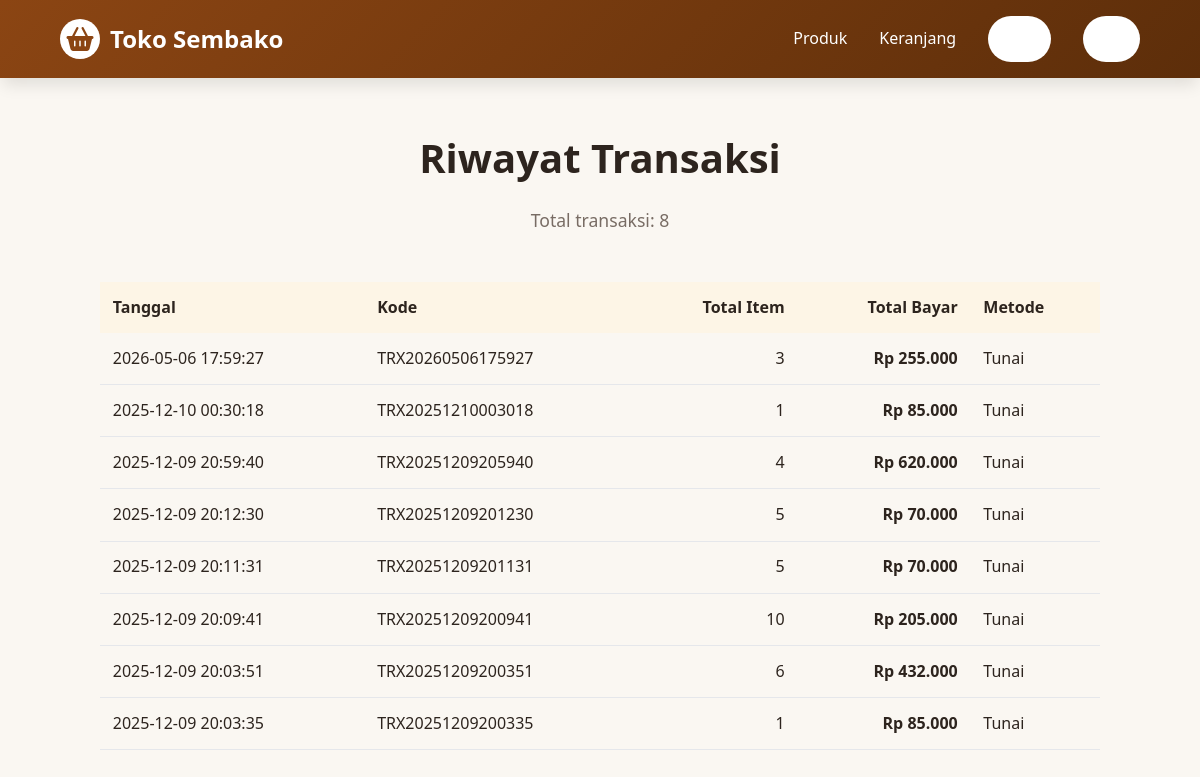
Screenshot of /customer/orders.php (signed in) with the database file from the repository.
### tables this page shows
CREATE TABLE `transaksi_penjualan` (
  `id_transaksi` int(11) NOT NULL,
  `kode_transaksi` varchar(30) NOT NULL,
  `tanggal` date NOT NULL,
  `waktu` time NOT NULL,
  `id_pelanggan` int(11) DEFAULT NULL,
  `id_user` int(11) NOT NULL,
  `total_item` int(11) NOT NULL,
  `subtotal` decimal(15,2) NOT NULL,
  `diskon` decimal(15,2) DEFAULT 0.00,
  `pajak` decimal(15,2) DEFAULT 0.00,
  `total_bayar` decimal(15,2) NOT NULL,
  `tunai` decimal(15,2) NOT NULL,
  `kembalian` decimal(15,2) NOT NULL,
  `metode_bayar` enum('tunai','debit','kredit','transfer','qris') DEFAULT 'tunai',
  `status` enum('selesai','pending','batal') DEFAULT 'selesai',
  `keterangan` text DEFAULT NULL,
  `created_at` timestamp NOT NULL DEFAULT current_timestamp()
);

### config.php (called while the page is built, shortened)
<?php
function formatRupiah($angka) {
    return 'Rp ' . number_format($angka, 0, ',', '.');
}
?>

### customer/orders.php (the view, shortened to what this page needs)
<?php
require_once '../config.php';
$sql = "SELECT *
        FROM transaksi_penjualan
        ORDER BY tanggal DESC, waktu DESC";
$result = mysqli_query($conn, $sql);
$total_transaksi = mysqli_num_rows($result);
?>
<!DOCTYPE html>
<html lang="id">
<head>
    <link rel="stylesheet" href="../assets/css/style.css">
    <link rel="stylesheet" href="https://cdnjs.cloudflare.com/ajax/libs/font-awesome/6.4.0/css/all.min.css">
</head>
<body>
<header>
    <nav class="navbar">
        <a href="../index.php" class="logo">
            <div class="logo-icon"><i class="fas fa-shopping-basket"></i></div>
            <span>Toko Sembako</span>
        </a>
        <ul class="nav-menu">
            <li><a href="../products.php">Produk</a></li>
            <li><a href="cart.php">Keranjang</a></li>
            <li><a href="orders.php" class="btn-primary">Riwayat</a></li>
            <li><a href="../customer/logout.php" class="btn-primary">Logout</a></li>
        </ul>
    </nav>
</header>
<section class="products-section" style="min-height:60vh;">
    <h2 class="section-title">Riwayat Transaksi</h2>
    <p class="section-subtitle">
        Total transaksi: <?= $total_transaksi ?>
    </p>
    <div class="card" style="max-width:1000px;margin:0 auto;">
        <?php if ($total_transaksi === 0): ?>
            <p>Belum ada transaksi.</p>
            <a href="../products.php" class="btn-secondary">
                <i class="fas fa-shopping-cart"></i> Belanja Sekarang
            </a>
        <?php else: ?>
            <div style="overflow-x:auto;">
                <table style="width:100%;border-collapse:collapse;">
                    <thead>
                    <tr style="background:var(--light-brown);">
                        <th style="padding:.8rem;text-align:left;">Tanggal</th>
                        <th style="padding:.8rem;text-align:left;">Kode</th>
                        <th style="padding:.8rem;text-align:right;">Total Item</th>
                        <th style="padding:.8rem;text-align:right;">Total Bayar</th>
                        <th style="padding:.8rem;text-align:left;">Metode</th>
                    </tr>
                    </thead>
                    <tbody>
                    <?php while ($t = mysqli_fetch_assoc($result)): ?>
                        <tr>
                            <td style="padding:.8rem;border-bottom:1px solid #e5e7eb;">
                                <?= htmlspecialchars($t['tanggal'] . ' ' . $t['waktu']) ?>
                            </td>
                            <td style="padding:.8rem;border-bottom:1px solid #e5e7eb;">
                                <?= htmlspecialchars($t['kode_transaksi']) ?>
                            </td>
                            <td style="padding:.8rem;border-bottom:1px solid #e5e7eb;text-align:right;">
                                <?= (int)$t['total_item'] ?>
                            </td>
                            <td style="padding:.8rem;border-bottom:1px solid #e5e7eb;text-align:right;font-weight:600;">
                                <?= formatRupiah($t['total_bayar']) ?>
                            </td>
                            <td style="padding:.8rem;border-bottom:1px solid #e5e7eb;">
                                <?= htmlspecialchars(ucfirst($t['metode_bayar'])) ?>
                            </td>
                        </tr>
                    <?php endwhile; ?>
                    </tbody>
                </table>
            </div>
        <?php endif; ?>
    </div>
</section>
</body>
</html>

### assets/css/style.css (style rules this page uses)
:root { --primary-brown: #8b4513; --dark-brown: #5d2e0a; --light-brown: #fdf5e6; --accent-green: #d2b48c; --text-dark: #2d241e; --text-gray: #786c64; --bg-light: #faf7f2; --white: #ffffff; --shadow: 0 4px 6px -1px rgba(0, 0, 0, 0.1); --shadow-lg: 0 10px 15px -3px rgba(10, 7, 7, 0.1); }
* { margin: 0; padding: 0; box-sizing: border-box; }
body { font-family: 'Segoe UI', Tahoma, Geneva, Verdana, sans-serif; color: var(--text-dark); background-color: var(--bg-light); line-height: 1.6; overflow-x: hidden; }
header { background: linear-gradient(135deg, var(--primary-brown), var(--dark-brown)); box-shadow: var(--shadow-lg); position: sticky; top: 0; z-index: 1000; animation: fadeIn 0.5s ease-out; }
.navbar { display: flex; justify-content: space-between; align-items: center; padding: 1rem 5%; max-width: 1400px; margin: 0 auto; }
.logo { display: flex; align-items: center; gap: 10px; color: var(--white); text-decoration: none; font-size: 1.5rem; font-weight: bold; transition: transform 0.3s ease; }
.logo-icon { width: 40px; height: 40px; background: var(--white); border-radius: 50%; display: flex; align-items: center; justify-content: center; color: var(--primary-brown); font-size: 1.5rem; }
.nav-menu { display: flex; list-style: none; gap: 2rem; align-items: center; }
.nav-menu a { color: var(--white); text-decoration: none; font-weight: 500; transition: all 0.3s ease; position: relative; padding: 0.5rem 0; }
.nav-menu a::after { content: ''; position: absolute; bottom: 0; left: 0; width: 0; height: 2px; background: var(--white); transition: width 0.3s ease; }
.btn-primary { background: var(--white); color: var(--primary-brown); padding: 0.6rem 1.5rem; border-radius: 25px; text-decoration: none; font-weight: 600; transition: all 0.3s ease; border: 2px solid transparent; display: inline-block; }
.section-title { text-align: center; font-size: 2.5rem; color: var(--text-dark); margin-bottom: 1rem; }
.section-subtitle { text-align: center; color: var(--text-gray); margin-bottom: 3rem; font-size: 1.1rem; }
.products-section { padding: 3rem 5%; background: var(--bg-light); }

### rows the page displays
transaksi_penjualan: tanggal+waktu "2026-05-06 17:59:27", kode_transaksi "TRX20260506175927", total_item "3", total_bayar "Rp 255.000", metode_bayar "Tunai"
transaksi_penjualan: tanggal+waktu "2025-12-10 00:30:18", kode_transaksi "TRX20251210003018", total_item "1", total_bayar "Rp 85.000", metode_bayar "Tunai"
transaksi_penjualan: tanggal+waktu "2025-12-09 20:59:40", kode_transaksi "TRX20251209205940", total_item "4", total_bayar "Rp 620.000", metode_bayar "Tunai"
transaksi_penjualan: tanggal+waktu "2025-12-09 20:12:30", kode_transaksi "TRX20251209201230", total_item "5", total_bayar "Rp 70.000", metode_bayar "Tunai"
transaksi_penjualan: tanggal+waktu "2025-12-09 20:11:31", kode_transaksi "TRX20251209201131", total_item "5", total_bayar "Rp 70.000", metode_bayar "Tunai"
transaksi_penjualan: tanggal+waktu "2025-12-09 20:09:41", kode_transaksi "TRX20251209200941", total_item "10", total_bayar "Rp 205.000", metode_bayar "Tunai"
transaksi_penjualan: tanggal+waktu "2025-12-09 20:03:51", kode_transaksi "TRX20251209200351", total_item "6", total_bayar "Rp 432.000", metode_bayar "Tunai"
transaksi_penjualan: tanggal+waktu "2025-12-09 20:03:35", kode_transaksi "TRX20251209200335", total_item "1", total_bayar "Rp 85.000", metode_bayar "Tunai"

### other values shown
$total_transaksi "8"
